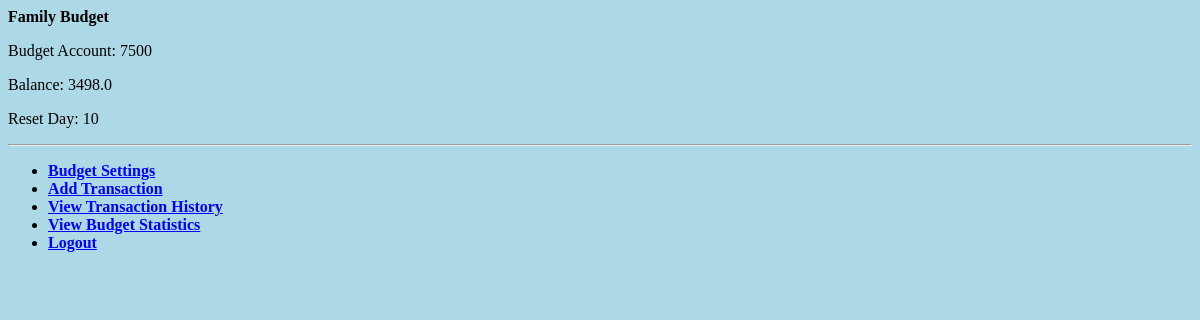
The page /budget/account/3/ (signed in) on the database its author committed.
### budgetApp/models.py (models this page shows, shortened)
class UserBudget (models.Model):
    user = models.ForeignKey(User, on_delete=models.CASCADE)
    budget = models.ForeignKey(BudgetAccount, on_delete=models.CASCADE)
    is_default = models.BooleanField(default=False)
    PERMISSION_OWNER = 1
    PERMISSION_USER = 2
    PERMISSION_VIEWER = 3
    PERMISSION_CHOICES = (
        (PERMISSION_OWNER, 'owner'),
        (PERMISSION_USER, 'user'),
        (PERMISSION_VIEWER, 'viewer')
    )
    permission = models.IntegerField(choices=PERMISSION_CHOICES)
    def permission_to_string(self):
        return self.get_permission_display()
    permission_str = property(permission_to_string)

class BudgetAccount (models.Model):
    name = models.CharField(max_length=400)
    reset_day = models.IntegerField()
    last_reset_date = models.DateField(default=timezone.now)
    is_inactive = models.BooleanField(default=False)
    def __str__(self):
        return self.name
    def calc_balance(self):
        envelopes = self.envelope_set.exclude(is_inactive=True).all()
        balance = 0
        for envelope in envelopes:
            balance += envelope.current_sum
        return balance
    balance = property(calc_balance)
    def calc_budget(self):
        envelopes = self.envelope_set.exclude(is_inactive=True).all()
        budget = 0
        for envelope in envelopes:
            budget += envelope.budget
        return budget
    budget = property(calc_budget)
    def calc_next_reset_date(self):
        reset_date = date.today()
        days_delta = self.reset_day - reset_date.day
        if reset_date.day > self.reset_day:
            reset_date += relativedelta.relativedelta(months=+1, day=self.reset_day)
        else:
            reset_date += days_delta
        return reset_date
    next_reset_date = property(calc_next_reset_date)
    def calc_countdown_to_reset(self):
        date_diff = self.calc_next_reset_date() - date.today()
        return date_diff.days
    countdown_to_reset = property(calc_countdown_to_reset)
    def get_envelopes(self):
        return self.envelope_set.exclude(is_inactive=True).all()
    envelopes = property(get_envelopes)

class Envelope (models.Model):
    account = models.ForeignKey(BudgetAccount, on_delete=models.CASCADE)
    name = models.CharField(max_length=200)
    budget = models.IntegerField()
    current_sum = models.FloatField()
    is_inactive = models.BooleanField(default=False)
    CATEGORY_FOOD = 1
    CATEGORY_BILLS = 2
    CATEGORY_TRANSPORT = 3
    CATEGORY_HOUSING = 4
    CATEGORY_HEALTH_CARE = 5
    CATEGORY_SAVINGS = 6
    CATEGORY_ENTERTAINMENT = 7
    CATEGORY_MISC = 8
    CATEGORY_CHOICES = (
        (CATEGORY_FOOD, 'Food and Dining'),
        (CATEGORY_BILLS, 'Bills and Utilities'),
        (CATEGORY_TRANSPORT, 'Auto and Transportation'),
        (CATEGORY_HOUSING, 'Housing'),
        (CATEGORY_HEALTH_CARE, 'HealthCare'),
        (CATEGORY_SAVINGS, 'Savings'),
        (CATEGORY_ENTERTAINMENT, 'Entertainment'),
        (CATEGORY_MISC, 'Miscellaneous'),
    )
    category = models.IntegerField(choices=CATEGORY_CHOICES, default=CATEGORY_MISC)

### budgetApp/views.py (the view)
# urls.py: path('account/<int:user_budget_id>/', views.budget_view, name='budget_view'),
@login_required
def budget_view(request, user_budget_id):
    user_account = get_object_or_404(UserBudget, pk=user_budget_id)
    context = {'user_account': user_account}
    return render(request, 'budgetApp/account-view.html', context)

### budgetApp/templates/budgetApp/account-view.html
{% load static %}
<link rel="stylesheet" type="text/css" href="{% static 'budgetApp/style.css' %}" />
<b>{{ user_account.budget }}</b>
<p>Budget Account: {{ user_account.budget.budget }} </p>
<p>Balance: {{ user_account.budget.balance }} </p>
<p>Reset Day: {{ user_account.budget.reset_day }} </p>
<hr>
<ul>
    <li><a href="{% url 'budget:budget_settings' user_account.id %}">Budget Settings</a></li>
    <li><a href="{% url 'budget:add-transaction' user_account.id %}">Add Transaction</a></li>
    <li><a href="{% url 'budget:history' user_account.id %}">View Transaction History</a></li>
    <li><a href="{% url 'budget:statistics' user_account.id %}">View Budget Statistics</a></li>
    <li><a href="{% url 'budget:log-out' %}">Logout</a></li>
</ul>

### budgetApp/static/budgetApp/style.css (style rules this page uses)
a { color: blue; font-weight: bold; }

### rows shown on the page
UserBudget: budget "Family Budget", budget.budget "7500", budget.balance "3498.0", budget.reset_day "10"
